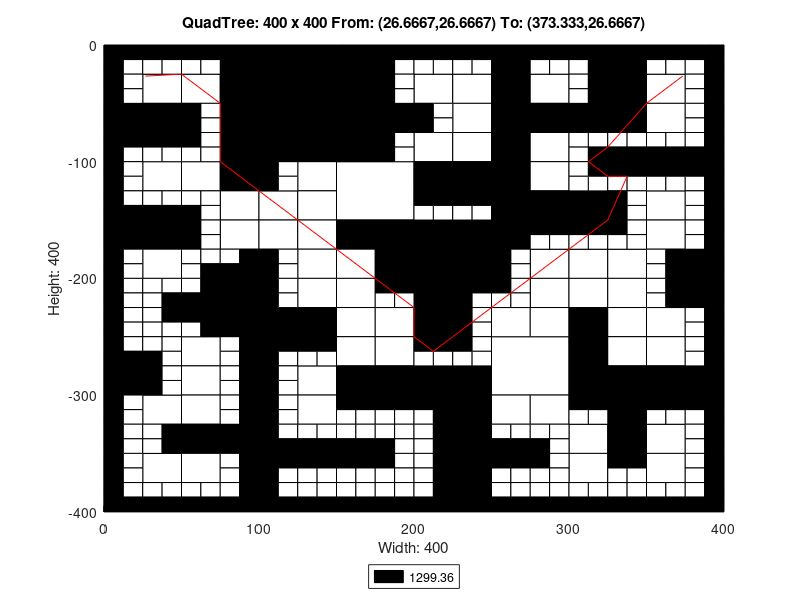

Recreate this plot in MATLAB.
axis([0 400 -400 0]);
title('QuadTree: 400 x 400 From: (26.6667,26.6667) To: (373.333,26.6667)');
xlabel('Width: 400');
ylabel('Height: 400');
rectangle('Position',[100 -50 50 50], 'FaceColor',[0 0 0]);
rectangle('Position',[100 -100 50 50], 'FaceColor',[0 0 0]);
rectangle('Position',[150 -150 50 50], 'FaceColor',[1 1 1]);
rectangle('Position',[200 -200 50 50], 'FaceColor',[0 0 0]);
rectangle('Position',[250 -300 50 50], 'FaceColor',[1 1 1]);
rectangle('Position',[25 -50 25 25], 'FaceColor',[1 1 1]);
rectangle('Position',[75 -25 25 25], 'FaceColor',[0 0 0]);
rectangle('Position',[50 -50 25 25], 'FaceColor',[1 1 1]);
rectangle('Position',[75 -50 25 25], 'FaceColor',[0 0 0]);
rectangle('Position',[0 -75 25 25], 'FaceColor',[0 0 0]);
rectangle('Position',[25 -75 25 25], 'FaceColor',[0 0 0]);
rectangle('Position',[75 -75 25 25], 'FaceColor',[0 0 0]);
rectangle('Position',[75 -100 25 25], 'FaceColor',[0 0 0]);
rectangle('Position',[150 -25 25 25], 'FaceColor',[0 0 0]);
rectangle('Position',[150 -50 25 25], 'FaceColor',[0 0 0]);
rectangle('Position',[150 -75 25 25], 'FaceColor',[0 0 0]);
rectangle('Position',[175 -75 25 25], 'FaceColor',[0 0 0]);
rectangle('Position',[150 -100 25 25], 'FaceColor',[0 0 0]);
rectangle('Position',[25 -125 25 25], 'FaceColor',[1 1 1]);
rectangle('Position',[50 -125 25 25], 'FaceColor',[1 1 1]);
rectangle('Position',[75 -125 25 25], 'FaceColor',[0 0 0]);
rectangle('Position',[75 -150 25 25], 'FaceColor',[1 1 1]);
rectangle('Position',[0 -175 25 25], 'FaceColor',[0 0 0]);
rectangle('Position',[25 -175 25 25], 'FaceColor',[0 0 0]);
rectangle('Position',[25 -200 25 25], 'FaceColor',[1 1 1]);
rectangle('Position',[75 -175 25 25], 'FaceColor',[1 1 1]);
rectangle('Position',[125 -125 25 25], 'FaceColor',[1 1 1]);
rectangle('Position',[100 -150 25 25], 'FaceColor',[1 1 1]);
rectangle('Position',[125 -150 25 25], 'FaceColor',[1 1 1]);
rectangle('Position',[100 -175 25 25], 'FaceColor',[1 1 1]);
rectangle('Position',[125 -175 25 25], 'FaceColor',[1 1 1]);
rectangle('Position',[125 -200 25 25], 'FaceColor',[1 1 1]);
rectangle('Position',[150 -175 25 25], 'FaceColor',[0 0 0]);
rectangle('Position',[175 -175 25 25], 'FaceColor',[0 0 0]);
rectangle('Position',[150 -200 25 25], 'FaceColor',[1 1 1]);
rectangle('Position',[175 -200 25 25], 'FaceColor',[0 0 0]);
rectangle('Position',[200 -50 25 25], 'FaceColor',[1 1 1]);
rectangle('Position',[225 -50 25 25], 'FaceColor',[1 1 1]);
rectangle('Position',[250 -25 25 25], 'FaceColor',[0 0 0]);
rectangle('Position',[250 -50 25 25], 'FaceColor',[0 0 0]);
rectangle('Position',[275 -50 25 25], 'FaceColor',[1 1 1]);
rectangle('Position',[225 -75 25 25], 'FaceColor',[1 1 1]);
rectangle('Position',[200 -100 25 25], 'FaceColor',[1 1 1]);
rectangle('Position',[225 -100 25 25], 'FaceColor',[1 1 1]);
rectangle('Position',[250 -75 25 25], 'FaceColor',[0 0 0]);
rectangle('Position',[275 -75 25 25], 'FaceColor',[0 0 0]);
rectangle('Position',[250 -100 25 25], 'FaceColor',[0 0 0]);
rectangle('Position',[275 -100 25 25], 'FaceColor',[1 1 1]);
rectangle('Position',[325 -25 25 25], 'FaceColor',[0 0 0]);
rectangle('Position',[325 -50 25 25], 'FaceColor',[0 0 0]);
rectangle('Position',[350 -50 25 25], 'FaceColor',[1 1 1]);
rectangle('Position',[300 -75 25 25], 'FaceColor',[0 0 0]);
rectangle('Position',[325 -75 25 25], 'FaceColor',[0 0 0]);
rectangle('Position',[350 -75 25 25], 'FaceColor',[1 1 1]);
rectangle('Position',[200 -125 25 25], 'FaceColor',[0 0 0]);
rectangle('Position',[225 -125 25 25], 'FaceColor',[0 0 0]);
rectangle('Position',[250 -125 25 25], 'FaceColor',[0 0 0]);
rectangle('Position',[275 -125 25 25], 'FaceColor',[1 1 1]);
rectangle('Position',[250 -150 25 25], 'FaceColor',[0 0 0]);
rectangle('Position',[275 -150 25 25], 'FaceColor',[0 0 0]);
rectangle('Position',[250 -175 25 25], 'FaceColor',[0 0 0]);
rectangle('Position',[275 -200 25 25], 'FaceColor',[1 1 1]);
rectangle('Position',[300 -150 25 25], 'FaceColor',[0 0 0]);
rectangle('Position',[350 -150 25 25], 'FaceColor',[1 1 1]);
rectangle('Position',[300 -200 25 25], 'FaceColor',[1 1 1]);
rectangle('Position',[325 -200 25 25], 'FaceColor',[1 1 1]);
rectangle('Position',[350 -175 25 25], 'FaceColor',[1 1 1]);
rectangle('Position',[375 -200 25 25], 'FaceColor',[0 0 0]);
rectangle('Position',[75 -225 25 25], 'FaceColor',[0 0 0]);
rectangle('Position',[75 -250 25 25], 'FaceColor',[0 0 0]);
rectangle('Position',[0 -300 25 25], 'FaceColor',[0 0 0]);
rectangle('Position',[50 -275 25 25], 'FaceColor',[1 1 1]);
rectangle('Position',[50 -300 25 25], 'FaceColor',[1 1 1]);
rectangle('Position',[125 -225 25 25], 'FaceColor',[1 1 1]);
rectangle('Position',[100 -250 25 25], 'FaceColor',[0 0 0]);
rectangle('Position',[125 -250 25 25], 'FaceColor',[0 0 0]);
rectangle('Position',[150 -225 25 25], 'FaceColor',[1 1 1]);
rectangle('Position',[150 -250 25 25], 'FaceColor',[1 1 1]);
rectangle('Position',[175 -250 25 25], 'FaceColor',[1 1 1]);
rectangle('Position',[125 -300 25 25], 'FaceColor',[1 1 1]);
rectangle('Position',[150 -275 25 25], 'FaceColor',[1 1 1]);
rectangle('Position',[175 -275 25 25], 'FaceColor',[1 1 1]);
rectangle('Position',[150 -300 25 25], 'FaceColor',[0 0 0]);
rectangle('Position',[175 -300 25 25], 'FaceColor',[0 0 0]);
rectangle('Position',[25 -325 25 25], 'FaceColor',[1 1 1]);
rectangle('Position',[50 -325 25 25], 'FaceColor',[1 1 1]);
rectangle('Position',[50 -350 25 25], 'FaceColor',[0 0 0]);
rectangle('Position',[75 -350 25 25], 'FaceColor',[0 0 0]);
rectangle('Position',[25 -375 25 25], 'FaceColor',[1 1 1]);
rectangle('Position',[50 -375 25 25], 'FaceColor',[1 1 1]);
rectangle('Position',[125 -325 25 25], 'FaceColor',[1 1 1]);
rectangle('Position',[200 -225 25 25], 'FaceColor',[0 0 0]);
rectangle('Position',[200 -250 25 25], 'FaceColor',[0 0 0]);
rectangle('Position',[275 -225 25 25], 'FaceColor',[1 1 1]);
rectangle('Position',[250 -250 25 25], 'FaceColor',[1 1 1]);
rectangle('Position',[275 -250 25 25], 'FaceColor',[1 1 1]);
rectangle('Position',[200 -300 25 25], 'FaceColor',[0 0 0]);
rectangle('Position',[225 -300 25 25], 'FaceColor',[0 0 0]);
rectangle('Position',[300 -225 25 25], 'FaceColor',[1 1 1]);
rectangle('Position',[325 -225 25 25], 'FaceColor',[1 1 1]);
rectangle('Position',[300 -250 25 25], 'FaceColor',[0 0 0]);
rectangle('Position',[325 -250 25 25], 'FaceColor',[1 1 1]);
rectangle('Position',[375 -225 25 25], 'FaceColor',[0 0 0]);
rectangle('Position',[350 -250 25 25], 'FaceColor',[1 1 1]);
rectangle('Position',[300 -275 25 25], 'FaceColor',[0 0 0]);
rectangle('Position',[325 -275 25 25], 'FaceColor',[1 1 1]);
rectangle('Position',[300 -300 25 25], 'FaceColor',[0 0 0]);
rectangle('Position',[325 -300 25 25], 'FaceColor',[0 0 0]);
rectangle('Position',[350 -275 25 25], 'FaceColor',[1 1 1]);
rectangle('Position',[350 -300 25 25], 'FaceColor',[0 0 0]);
rectangle('Position',[375 -300 25 25], 'FaceColor',[0 0 0]);
rectangle('Position',[225 -325 25 25], 'FaceColor',[0 0 0]);
rectangle('Position',[225 -350 25 25], 'FaceColor',[0 0 0]);
rectangle('Position',[250 -325 25 25], 'FaceColor',[1 1 1]);
rectangle('Position',[275 -325 25 25], 'FaceColor',[1 1 1]);
rectangle('Position',[225 -375 25 25], 'FaceColor',[0 0 0]);
rectangle('Position',[225 -400 25 25], 'FaceColor',[0 0 0]);
rectangle('Position',[325 -325 25 25], 'FaceColor',[0 0 0]);
rectangle('Position',[300 -350 25 25], 'FaceColor',[1 1 1]);
rectangle('Position',[325 -350 25 25], 'FaceColor',[0 0 0]);
rectangle('Position',[350 -350 25 25], 'FaceColor',[1 1 1]);
rectangle('Position',[300 -375 25 25], 'FaceColor',[1 1 1]);
rectangle('Position',[350 -375 25 25], 'FaceColor',[1 1 1]);
rectangle('Position',[0 -12.5 12.5 12.5], 'FaceColor',[0 0 0]);
rectangle('Position',[12.5 -12.5 12.5 12.5], 'FaceColor',[0 0 0]);
rectangle('Position',[0 -25 12.5 12.5], 'FaceColor',[0 0 0]);
rectangle('Position',[12.5 -25 12.5 12.5], 'FaceColor',[1 1 1]);
rectangle('Position',[25 -12.5 12.5 12.5], 'FaceColor',[0 0 0]);
rectangle('Position',[37.5 -12.5 12.5 12.5], 'FaceColor',[0 0 0]);
rectangle('Position',[25 -25 12.5 12.5], 'FaceColor',[1 1 1]);
rectangle('Position',[37.5 -25 12.5 12.5], 'FaceColor',[1 1 1]);
rectangle('Position',[0 -37.5 12.5 12.5], 'FaceColor',[0 0 0]);
rectangle('Position',[12.5 -37.5 12.5 12.5], 'FaceColor',[1 1 1]);
rectangle('Position',[0 -50 12.5 12.5], 'FaceColor',[0 0 0]);
rectangle('Position',[12.5 -50 12.5 12.5], 'FaceColor',[1 1 1]);
rectangle('Position',[50 -12.5 12.5 12.5], 'FaceColor',[0 0 0]);
rectangle('Position',[62.5 -12.5 12.5 12.5], 'FaceColor',[0 0 0]);
rectangle('Position',[50 -25 12.5 12.5], 'FaceColor',[1 1 1]);
rectangle('Position',[62.5 -25 12.5 12.5], 'FaceColor',[1 1 1]);
rectangle('Position',[0 -87.5 12.5 12.5], 'FaceColor',[0 0 0]);
rectangle('Position',[12.5 -87.5 12.5 12.5], 'FaceColor',[0 0 0]);
rectangle('Position',[0 -100 12.5 12.5], 'FaceColor',[0 0 0]);
rectangle('Position',[12.5 -100 12.5 12.5], 'FaceColor',[1 1 1]);
rectangle('Position',[25 -87.5 12.5 12.5], 'FaceColor',[0 0 0]);
rectangle('Position',[37.5 -87.5 12.5 12.5], 'FaceColor',[0 0 0]);
rectangle('Position',[25 -100 12.5 12.5], 'FaceColor',[1 1 1]);
rectangle('Position',[37.5 -100 12.5 12.5], 'FaceColor',[1 1 1]);
rectangle('Position',[50 -62.5 12.5 12.5], 'FaceColor',[0 0 0]);
rectangle('Position',[62.5 -62.5 12.5 12.5], 'FaceColor',[1 1 1]);
rectangle('Position',[50 -75 12.5 12.5], 'FaceColor',[0 0 0]);
rectangle('Position',[62.5 -75 12.5 12.5], 'FaceColor',[1 1 1]);
rectangle('Position',[50 -87.5 12.5 12.5], 'FaceColor',[0 0 0]);
rectangle('Position',[62.5 -87.5 12.5 12.5], 'FaceColor',[1 1 1]);
rectangle('Position',[50 -100 12.5 12.5], 'FaceColor',[1 1 1]);
rectangle('Position',[62.5 -100 12.5 12.5], 'FaceColor',[1 1 1]);
rectangle('Position',[175 -12.5 12.5 12.5], 'FaceColor',[0 0 0]);
rectangle('Position',[187.5 -12.5 12.5 12.5], 'FaceColor',[0 0 0]);
rectangle('Position',[175 -25 12.5 12.5], 'FaceColor',[0 0 0]);
rectangle('Position',[187.5 -25 12.5 12.5], 'FaceColor',[1 1 1]);
rectangle('Position',[175 -37.5 12.5 12.5], 'FaceColor',[0 0 0]);
rectangle('Position',[187.5 -37.5 12.5 12.5], 'FaceColor',[1 1 1]);
rectangle('Position',[175 -50 12.5 12.5], 'FaceColor',[0 0 0]);
rectangle('Position',[187.5 -50 12.5 12.5], 'FaceColor',[1 1 1]);
rectangle('Position',[175 -87.5 12.5 12.5], 'FaceColor',[0 0 0]);
rectangle('Position',[187.5 -87.5 12.5 12.5], 'FaceColor',[1 1 1]);
rectangle('Position',[175 -100 12.5 12.5], 'FaceColor',[0 0 0]);
rectangle('Position',[187.5 -100 12.5 12.5], 'FaceColor',[1 1 1]);
rectangle('Position',[0 -112.5 12.5 12.5], 'FaceColor',[0 0 0]);
rectangle('Position',[12.5 -112.5 12.5 12.5], 'FaceColor',[1 1 1]);
rectangle('Position',[0 -125 12.5 12.5], 'FaceColor',[0 0 0]);
rectangle('Position',[12.5 -125 12.5 12.5], 'FaceColor',[1 1 1]);
rectangle('Position',[0 -137.5 12.5 12.5], 'FaceColor',[0 0 0]);
rectangle('Position',[12.5 -137.5 12.5 12.5], 'FaceColor',[1 1 1]);
rectangle('Position',[0 -150 12.5 12.5], 'FaceColor',[0 0 0]);
rectangle('Position',[12.5 -150 12.5 12.5], 'FaceColor',[0 0 0]);
rectangle('Position',[25 -137.5 12.5 12.5], 'FaceColor',[1 1 1]);
rectangle('Position',[37.5 -137.5 12.5 12.5], 'FaceColor',[1 1 1]);
rectangle('Position',[25 -150 12.5 12.5], 'FaceColor',[0 0 0]);
rectangle('Position',[37.5 -150 12.5 12.5], 'FaceColor',[0 0 0]);
rectangle('Position',[50 -137.5 12.5 12.5], 'FaceColor',[1 1 1]);
rectangle('Position',[62.5 -137.5 12.5 12.5], 'FaceColor',[1 1 1]);
rectangle('Position',[50 -150 12.5 12.5], 'FaceColor',[0 0 0]);
rectangle('Position',[62.5 -150 12.5 12.5], 'FaceColor',[1 1 1]);
rectangle('Position',[0 -187.5 12.5 12.5], 'FaceColor',[0 0 0]);
rectangle('Position',[12.5 -187.5 12.5 12.5], 'FaceColor',[1 1 1]);
rectangle('Position',[0 -200 12.5 12.5], 'FaceColor',[0 0 0]);
rectangle('Position',[12.5 -200 12.5 12.5], 'FaceColor',[1 1 1]);
rectangle('Position',[50 -162.5 12.5 12.5], 'FaceColor',[0 0 0]);
rectangle('Position',[62.5 -162.5 12.5 12.5], 'FaceColor',[1 1 1]);
rectangle('Position',[50 -175 12.5 12.5], 'FaceColor',[0 0 0]);
rectangle('Position',[62.5 -175 12.5 12.5], 'FaceColor',[1 1 1]);
rectangle('Position',[50 -187.5 12.5 12.5], 'FaceColor',[1 1 1]);
rectangle('Position',[62.5 -187.5 12.5 12.5], 'FaceColor',[1 1 1]);
rectangle('Position',[50 -200 12.5 12.5], 'FaceColor',[1 1 1]);
rectangle('Position',[62.5 -200 12.5 12.5], 'FaceColor',[0 0 0]);
rectangle('Position',[75 -187.5 12.5 12.5], 'FaceColor',[1 1 1]);
rectangle('Position',[87.5 -187.5 12.5 12.5], 'FaceColor',[0 0 0]);
rectangle('Position',[75 -200 12.5 12.5], 'FaceColor',[0 0 0]);
rectangle('Position',[87.5 -200 12.5 12.5], 'FaceColor',[0 0 0]);
rectangle('Position',[100 -112.5 12.5 12.5], 'FaceColor',[0 0 0]);
rectangle('Position',[112.5 -112.5 12.5 12.5], 'FaceColor',[1 1 1]);
rectangle('Position',[100 -125 12.5 12.5], 'FaceColor',[0 0 0]);
rectangle('Position',[112.5 -125 12.5 12.5], 'FaceColor',[1 1 1]);
rectangle('Position',[100 -187.5 12.5 12.5], 'FaceColor',[0 0 0]);
rectangle('Position',[112.5 -187.5 12.5 12.5], 'FaceColor',[1 1 1]);
rectangle('Position',[100 -200 12.5 12.5], 'FaceColor',[0 0 0]);
rectangle('Position',[112.5 -200 12.5 12.5], 'FaceColor',[1 1 1]);
rectangle('Position',[200 -12.5 12.5 12.5], 'FaceColor',[0 0 0]);
rectangle('Position',[212.5 -12.5 12.5 12.5], 'FaceColor',[0 0 0]);
rectangle('Position',[200 -25 12.5 12.5], 'FaceColor',[1 1 1]);
rectangle('Position',[212.5 -25 12.5 12.5], 'FaceColor',[1 1 1]);
rectangle('Position',[225 -12.5 12.5 12.5], 'FaceColor',[0 0 0]);
rectangle('Position',[237.5 -12.5 12.5 12.5], 'FaceColor',[0 0 0]);
rectangle('Position',[225 -25 12.5 12.5], 'FaceColor',[1 1 1]);
rectangle('Position',[237.5 -25 12.5 12.5], 'FaceColor',[1 1 1]);
rectangle('Position',[275 -12.5 12.5 12.5], 'FaceColor',[0 0 0]);
rectangle('Position',[287.5 -12.5 12.5 12.5], 'FaceColor',[0 0 0]);
rectangle('Position',[275 -25 12.5 12.5], 'FaceColor',[1 1 1]);
rectangle('Position',[287.5 -25 12.5 12.5], 'FaceColor',[1 1 1]);
rectangle('Position',[200 -62.5 12.5 12.5], 'FaceColor',[0 0 0]);
rectangle('Position',[212.5 -62.5 12.5 12.5], 'FaceColor',[1 1 1]);
rectangle('Position',[200 -75 12.5 12.5], 'FaceColor',[0 0 0]);
rectangle('Position',[212.5 -75 12.5 12.5], 'FaceColor',[1 1 1]);
rectangle('Position',[300 -12.5 12.5 12.5], 'FaceColor',[0 0 0]);
rectangle('Position',[312.5 -12.5 12.5 12.5], 'FaceColor',[0 0 0]);
rectangle('Position',[300 -25 12.5 12.5], 'FaceColor',[1 1 1]);
rectangle('Position',[312.5 -25 12.5 12.5], 'FaceColor',[0 0 0]);
rectangle('Position',[300 -37.5 12.5 12.5], 'FaceColor',[1 1 1]);
rectangle('Position',[312.5 -37.5 12.5 12.5], 'FaceColor',[0 0 0]);
rectangle('Position',[300 -50 12.5 12.5], 'FaceColor',[1 1 1]);
rectangle('Position',[312.5 -50 12.5 12.5], 'FaceColor',[0 0 0]);
rectangle('Position',[350 -12.5 12.5 12.5], 'FaceColor',[0 0 0]);
rectangle('Position',[362.5 -12.5 12.5 12.5], 'FaceColor',[0 0 0]);
rectangle('Position',[350 -25 12.5 12.5], 'FaceColor',[1 1 1]);
rectangle('Position',[362.5 -25 12.5 12.5], 'FaceColor',[1 1 1]);
rectangle('Position',[375 -12.5 12.5 12.5], 'FaceColor',[0 0 0]);
rectangle('Position',[387.5 -12.5 12.5 12.5], 'FaceColor',[0 0 0]);
rectangle('Position',[375 -25 12.5 12.5], 'FaceColor',[1 1 1]);
rectangle('Position',[387.5 -25 12.5 12.5], 'FaceColor',[0 0 0]);
rectangle('Position',[375 -37.5 12.5 12.5], 'FaceColor',[1 1 1]);
rectangle('Position',[387.5 -37.5 12.5 12.5], 'FaceColor',[0 0 0]);
rectangle('Position',[375 -50 12.5 12.5], 'FaceColor',[1 1 1]);
rectangle('Position',[387.5 -50 12.5 12.5], 'FaceColor',[0 0 0]);
rectangle('Position',[300 -87.5 12.5 12.5], 'FaceColor',[1 1 1]);
rectangle('Position',[312.5 -87.5 12.5 12.5], 'FaceColor',[1 1 1]);
rectangle('Position',[300 -100 12.5 12.5], 'FaceColor',[1 1 1]);
rectangle('Position',[312.5 -100 12.5 12.5], 'FaceColor',[0 0 0]);
rectangle('Position',[325 -87.5 12.5 12.5], 'FaceColor',[1 1 1]);
rectangle('Position',[337.5 -87.5 12.5 12.5], 'FaceColor',[1 1 1]);
rectangle('Position',[325 -100 12.5 12.5], 'FaceColor',[0 0 0]);
rectangle('Position',[337.5 -100 12.5 12.5], 'FaceColor',[0 0 0]);
rectangle('Position',[375 -62.5 12.5 12.5], 'FaceColor',[1 1 1]);
rectangle('Position',[387.5 -62.5 12.5 12.5], 'FaceColor',[0 0 0]);
rectangle('Position',[375 -75 12.5 12.5], 'FaceColor',[1 1 1]);
rectangle('Position',[387.5 -75 12.5 12.5], 'FaceColor',[0 0 0]);
rectangle('Position',[350 -87.5 12.5 12.5], 'FaceColor',[1 1 1]);
rectangle('Position',[362.5 -87.5 12.5 12.5], 'FaceColor',[1 1 1]);
rectangle('Position',[350 -100 12.5 12.5], 'FaceColor',[0 0 0]);
rectangle('Position',[362.5 -100 12.5 12.5], 'FaceColor',[0 0 0]);
rectangle('Position',[375 -87.5 12.5 12.5], 'FaceColor',[1 1 1]);
rectangle('Position',[387.5 -87.5 12.5 12.5], 'FaceColor',[0 0 0]);
rectangle('Position',[375 -100 12.5 12.5], 'FaceColor',[0 0 0]);
rectangle('Position',[387.5 -100 12.5 12.5], 'FaceColor',[0 0 0]);
rectangle('Position',[200 -137.5 12.5 12.5], 'FaceColor',[0 0 0]);
rectangle('Position',[212.5 -137.5 12.5 12.5], 'FaceColor',[0 0 0]);
rectangle('Position',[200 -150 12.5 12.5], 'FaceColor',[1 1 1]);
rectangle('Position',[212.5 -150 12.5 12.5], 'FaceColor',[1 1 1]);
rectangle('Position',[225 -137.5 12.5 12.5], 'FaceColor',[0 0 0]);
rectangle('Position',[237.5 -137.5 12.5 12.5], 'FaceColor',[0 0 0]);
rectangle('Position',[225 -150 12.5 12.5], 'FaceColor',[1 1 1]);
rectangle('Position',[237.5 -150 12.5 12.5], 'FaceColor',[1 1 1]);
rectangle('Position',[275 -162.5 12.5 12.5], 'FaceColor',[0 0 0]);
rectangle('Position',[287.5 -162.5 12.5 12.5], 'FaceColor',[0 0 0]);
rectangle('Position',[275 -175 12.5 12.5], 'FaceColor',[1 1 1]);
rectangle('Position',[287.5 -175 12.5 12.5], 'FaceColor',[1 1 1]);
rectangle('Position',[250 -187.5 12.5 12.5], 'FaceColor',[0 0 0]);
rectangle('Position',[262.5 -187.5 12.5 12.5], 'FaceColor',[1 1 1]);
rectangle('Position',[250 -200 12.5 12.5], 'FaceColor',[0 0 0]);
rectangle('Position',[262.5 -200 12.5 12.5], 'FaceColor',[1 1 1]);
rectangle('Position',[300 -112.5 12.5 12.5], 'FaceColor',[1 1 1]);
rectangle('Position',[312.5 -112.5 12.5 12.5], 'FaceColor',[0 0 0]);
rectangle('Position',[300 -125 12.5 12.5], 'FaceColor',[1 1 1]);
rectangle('Position',[312.5 -125 12.5 12.5], 'FaceColor',[1 1 1]);
rectangle('Position',[325 -112.5 12.5 12.5], 'FaceColor',[0 0 0]);
rectangle('Position',[337.5 -112.5 12.5 12.5], 'FaceColor',[0 0 0]);
rectangle('Position',[325 -125 12.5 12.5], 'FaceColor',[1 1 1]);
rectangle('Position',[337.5 -125 12.5 12.5], 'FaceColor',[1 1 1]);
rectangle('Position',[325 -137.5 12.5 12.5], 'FaceColor',[0 0 0]);
rectangle('Position',[337.5 -137.5 12.5 12.5], 'FaceColor',[1 1 1]);
rectangle('Position',[325 -150 12.5 12.5], 'FaceColor',[0 0 0]);
rectangle('Position',[337.5 -150 12.5 12.5], 'FaceColor',[1 1 1]);
rectangle('Position',[350 -112.5 12.5 12.5], 'FaceColor',[0 0 0]);
rectangle('Position',[362.5 -112.5 12.5 12.5], 'FaceColor',[0 0 0]);
rectangle('Position',[350 -125 12.5 12.5], 'FaceColor',[1 1 1]);
rectangle('Position',[362.5 -125 12.5 12.5], 'FaceColor',[1 1 1]);
rectangle('Position',[375 -112.5 12.5 12.5], 'FaceColor',[0 0 0]);
rectangle('Position',[387.5 -112.5 12.5 12.5], 'FaceColor',[0 0 0]);
rectangle('Position',[375 -125 12.5 12.5], 'FaceColor',[1 1 1]);
rectangle('Position',[387.5 -125 12.5 12.5], 'FaceColor',[0 0 0]);
rectangle('Position',[375 -137.5 12.5 12.5], 'FaceColor',[1 1 1]);
rectangle('Position',[387.5 -137.5 12.5 12.5], 'FaceColor',[0 0 0]);
rectangle('Position',[375 -150 12.5 12.5], 'FaceColor',[1 1 1]);
rectangle('Position',[387.5 -150 12.5 12.5], 'FaceColor',[0 0 0]);
rectangle('Position',[300 -162.5 12.5 12.5], 'FaceColor',[0 0 0]);
rectangle('Position',[312.5 -162.5 12.5 12.5], 'FaceColor',[0 0 0]);
rectangle('Position',[300 -175 12.5 12.5], 'FaceColor',[1 1 1]);
rectangle('Position',[312.5 -175 12.5 12.5], 'FaceColor',[1 1 1]);
rectangle('Position',[325 -162.5 12.5 12.5], 'FaceColor',[0 0 0]);
rectangle('Position',[337.5 -162.5 12.5 12.5], 'FaceColor',[1 1 1]);
rectangle('Position',[325 -175 12.5 12.5], 'FaceColor',[1 1 1]);
rectangle('Position',[337.5 -175 12.5 12.5], 'FaceColor',[1 1 1]);
rectangle('Position',[375 -162.5 12.5 12.5], 'FaceColor',[1 1 1]);
rectangle('Position',[387.5 -162.5 12.5 12.5], 'FaceColor',[0 0 0]);
rectangle('Position',[375 -175 12.5 12.5], 'FaceColor',[1 1 1]);
rectangle('Position',[387.5 -175 12.5 12.5], 'FaceColor',[0 0 0]);
rectangle('Position',[350 -187.5 12.5 12.5], 'FaceColor',[1 1 1]);
rectangle('Position',[362.5 -187.5 12.5 12.5], 'FaceColor',[0 0 0]);
rectangle('Position',[350 -200 12.5 12.5], 'FaceColor',[1 1 1]);
rectangle('Position',[362.5 -200 12.5 12.5], 'FaceColor',[0 0 0]);
rectangle('Position',[0 -212.5 12.5 12.5], 'FaceColor',[0 0 0]);
rectangle('Position',[12.5 -212.5 12.5 12.5], 'FaceColor',[1 1 1]);
rectangle('Position',[0 -225 12.5 12.5], 'FaceColor',[0 0 0]);
rectangle('Position',[12.5 -225 12.5 12.5], 'FaceColor',[1 1 1]);
rectangle('Position',[25 -212.5 12.5 12.5], 'FaceColor',[1 1 1]);
rectangle('Position',[37.5 -212.5 12.5 12.5], 'FaceColor',[1 1 1]);
rectangle('Position',[25 -225 12.5 12.5], 'FaceColor',[1 1 1]);
rectangle('Position',[37.5 -225 12.5 12.5], 'FaceColor',[0 0 0]);
rectangle('Position',[0 -237.5 12.5 12.5], 'FaceColor',[0 0 0]);
rectangle('Position',[12.5 -237.5 12.5 12.5], 'FaceColor',[1 1 1]);
rectangle('Position',[0 -250 12.5 12.5], 'FaceColor',[0 0 0]);
rectangle('Position',[12.5 -250 12.5 12.5], 'FaceColor',[1 1 1]);
rectangle('Position',[25 -237.5 12.5 12.5], 'FaceColor',[1 1 1]);
rectangle('Position',[37.5 -237.5 12.5 12.5], 'FaceColor',[0 0 0]);
rectangle('Position',[25 -250 12.5 12.5], 'FaceColor',[1 1 1]);
rectangle('Position',[37.5 -250 12.5 12.5], 'FaceColor',[1 1 1]);
rectangle('Position',[50 -212.5 12.5 12.5], 'FaceColor',[1 1 1]);
rectangle('Position',[62.5 -212.5 12.5 12.5], 'FaceColor',[0 0 0]);
rectangle('Position',[50 -225 12.5 12.5], 'FaceColor',[0 0 0]);
rectangle('Position',[62.5 -225 12.5 12.5], 'FaceColor',[0 0 0]);
rectangle('Position',[50 -237.5 12.5 12.5], 'FaceColor',[0 0 0]);
rectangle('Position',[62.5 -237.5 12.5 12.5], 'FaceColor',[0 0 0]);
rectangle('Position',[50 -250 12.5 12.5], 'FaceColor',[1 1 1]);
rectangle('Position',[62.5 -250 12.5 12.5], 'FaceColor',[0 0 0]);
rectangle('Position',[0 -262.5 12.5 12.5], 'FaceColor',[0 0 0]);
rectangle('Position',[12.5 -262.5 12.5 12.5], 'FaceColor',[1 1 1]);
rectangle('Position',[0 -275 12.5 12.5], 'FaceColor',[0 0 0]);
rectangle('Position',[12.5 -275 12.5 12.5], 'FaceColor',[0 0 0]);
rectangle('Position',[25 -262.5 12.5 12.5], 'FaceColor',[1 1 1]);
rectangle('Position',[37.5 -262.5 12.5 12.5], 'FaceColor',[1 1 1]);
rectangle('Position',[25 -275 12.5 12.5], 'FaceColor',[0 0 0]);
rectangle('Position',[37.5 -275 12.5 12.5], 'FaceColor',[1 1 1]);
rectangle('Position',[25 -287.5 12.5 12.5], 'FaceColor',[0 0 0]);
rectangle('Position',[37.5 -287.5 12.5 12.5], 'FaceColor',[1 1 1]);
rectangle('Position',[25 -300 12.5 12.5], 'FaceColor',[0 0 0]);
rectangle('Position',[37.5 -300 12.5 12.5], 'FaceColor',[1 1 1]);
rectangle('Position',[75 -262.5 12.5 12.5], 'FaceColor',[1 1 1]);
rectangle('Position',[87.5 -262.5 12.5 12.5], 'FaceColor',[0 0 0]);
rectangle('Position',[75 -275 12.5 12.5], 'FaceColor',[1 1 1]);
rectangle('Position',[87.5 -275 12.5 12.5], 'FaceColor',[0 0 0]);
rectangle('Position',[75 -287.5 12.5 12.5], 'FaceColor',[1 1 1]);
rectangle('Position',[87.5 -287.5 12.5 12.5], 'FaceColor',[0 0 0]);
rectangle('Position',[75 -300 12.5 12.5], 'FaceColor',[1 1 1]);
rectangle('Position',[87.5 -300 12.5 12.5], 'FaceColor',[0 0 0]);
rectangle('Position',[100 -212.5 12.5 12.5], 'FaceColor',[0 0 0]);
rectangle('Position',[112.5 -212.5 12.5 12.5], 'FaceColor',[1 1 1]);
rectangle('Position',[100 -225 12.5 12.5], 'FaceColor',[0 0 0]);
rectangle('Position',[112.5 -225 12.5 12.5], 'FaceColor',[1 1 1]);
rectangle('Position',[175 -212.5 12.5 12.5], 'FaceColor',[0 0 0]);
rectangle('Position',[187.5 -212.5 12.5 12.5], 'FaceColor',[0 0 0]);
rectangle('Position',[175 -225 12.5 12.5], 'FaceColor',[1 1 1]);
rectangle('Position',[187.5 -225 12.5 12.5], 'FaceColor',[1 1 1]);
rectangle('Position',[100 -262.5 12.5 12.5], 'FaceColor',[0 0 0]);
rectangle('Position',[112.5 -262.5 12.5 12.5], 'FaceColor',[0 0 0]);
rectangle('Position',[100 -275 12.5 12.5], 'FaceColor',[0 0 0]);
rectangle('Position',[112.5 -275 12.5 12.5], 'FaceColor',[1 1 1]);
rectangle('Position',[125 -262.5 12.5 12.5], 'FaceColor',[0 0 0]);
rectangle('Position',[137.5 -262.5 12.5 12.5], 'FaceColor',[0 0 0]);
rectangle('Position',[125 -275 12.5 12.5], 'FaceColor',[1 1 1]);
rectangle('Position',[137.5 -275 12.5 12.5], 'FaceColor',[1 1 1]);
rectangle('Position',[100 -287.5 12.5 12.5], 'FaceColor',[0 0 0]);
rectangle('Position',[112.5 -287.5 12.5 12.5], 'FaceColor',[1 1 1]);
rectangle('Position',[100 -300 12.5 12.5], 'FaceColor',[0 0 0]);
rectangle('Position',[112.5 -300 12.5 12.5], 'FaceColor',[1 1 1]);
rectangle('Position',[0 -312.5 12.5 12.5], 'FaceColor',[0 0 0]);
rectangle('Position',[12.5 -312.5 12.5 12.5], 'FaceColor',[1 1 1]);
rectangle('Position',[0 -325 12.5 12.5], 'FaceColor',[0 0 0]);
rectangle('Position',[12.5 -325 12.5 12.5], 'FaceColor',[1 1 1]);
rectangle('Position',[0 -337.5 12.5 12.5], 'FaceColor',[0 0 0]);
rectangle('Position',[12.5 -337.5 12.5 12.5], 'FaceColor',[1 1 1]);
rectangle('Position',[0 -350 12.5 12.5], 'FaceColor',[0 0 0]);
rectangle('Position',[12.5 -350 12.5 12.5], 'FaceColor',[1 1 1]);
rectangle('Position',[25 -337.5 12.5 12.5], 'FaceColor',[1 1 1]);
rectangle('Position',[37.5 -337.5 12.5 12.5], 'FaceColor',[0 0 0]);
rectangle('Position',[25 -350 12.5 12.5], 'FaceColor',[1 1 1]);
rectangle('Position',[37.5 -350 12.5 12.5], 'FaceColor',[0 0 0]);
rectangle('Position',[75 -312.5 12.5 12.5], 'FaceColor',[1 1 1]);
rectangle('Position',[87.5 -312.5 12.5 12.5], 'FaceColor',[0 0 0]);
rectangle('Position',[75 -325 12.5 12.5], 'FaceColor',[1 1 1]);
rectangle('Position',[87.5 -325 12.5 12.5], 'FaceColor',[0 0 0]);
rectangle('Position',[0 -362.5 12.5 12.5], 'FaceColor',[0 0 0]);
rectangle('Position',[12.5 -362.5 12.5 12.5], 'FaceColor',[1 1 1]);
rectangle('Position',[0 -375 12.5 12.5], 'FaceColor',[0 0 0]);
rectangle('Position',[12.5 -375 12.5 12.5], 'FaceColor',[1 1 1]);
rectangle('Position',[0 -387.5 12.5 12.5], 'FaceColor',[0 0 0]);
rectangle('Position',[12.5 -387.5 12.5 12.5], 'FaceColor',[1 1 1]);
rectangle('Position',[0 -400 12.5 12.5], 'FaceColor',[0 0 0]);
rectangle('Position',[12.5 -400 12.5 12.5], 'FaceColor',[0 0 0]);
rectangle('Position',[25 -387.5 12.5 12.5], 'FaceColor',[1 1 1]);
rectangle('Position',[37.5 -387.5 12.5 12.5], 'FaceColor',[1 1 1]);
rectangle('Position',[25 -400 12.5 12.5], 'FaceColor',[0 0 0]);
rectangle('Position',[37.5 -400 12.5 12.5], 'FaceColor',[0 0 0]);
rectangle('Position',[75 -362.5 12.5 12.5], 'FaceColor',[1 1 1]);
rectangle('Position',[87.5 -362.5 12.5 12.5], 'FaceColor',[0 0 0]);
rectangle('Position',[75 -375 12.5 12.5], 'FaceColor',[1 1 1]);
rectangle('Position',[87.5 -375 12.5 12.5], 'FaceColor',[0 0 0]);
rectangle('Position',[50 -387.5 12.5 12.5], 'FaceColor',[1 1 1]);
rectangle('Position',[62.5 -387.5 12.5 12.5], 'FaceColor',[1 1 1]);
rectangle('Position',[50 -400 12.5 12.5], 'FaceColor',[0 0 0]);
rectangle('Position',[62.5 -400 12.5 12.5], 'FaceColor',[0 0 0]);
rectangle('Position',[75 -387.5 12.5 12.5], 'FaceColor',[1 1 1]);
rectangle('Position',[87.5 -387.5 12.5 12.5], 'FaceColor',[0 0 0]);
rectangle('Position',[75 -400 12.5 12.5], 'FaceColor',[0 0 0]);
rectangle('Position',[87.5 -400 12.5 12.5], 'FaceColor',[0 0 0]);
rectangle('Position',[100 -312.5 12.5 12.5], 'FaceColor',[0 0 0]);
rectangle('Position',[112.5 -312.5 12.5 12.5], 'FaceColor',[1 1 1]);
rectangle('Position',[100 -325 12.5 12.5], 'FaceColor',[0 0 0]);
rectangle('Position',[112.5 -325 12.5 12.5], 'FaceColor',[1 1 1]);
rectangle('Position',[100 -337.5 12.5 12.5], 'FaceColor',[0 0 0]);
rectangle('Position',[112.5 -337.5 12.5 12.5], 'FaceColor',[1 1 1]);
rectangle('Position',[100 -350 12.5 12.5], 'FaceColor',[0 0 0]);
rectangle('Position',[112.5 -350 12.5 12.5], 'FaceColor',[0 0 0]);
rectangle('Position',[125 -337.5 12.5 12.5], 'FaceColor',[1 1 1]);
rectangle('Position',[137.5 -337.5 12.5 12.5], 'FaceColor',[1 1 1]);
rectangle('Position',[125 -350 12.5 12.5], 'FaceColor',[0 0 0]);
rectangle('Position',[137.5 -350 12.5 12.5], 'FaceColor',[0 0 0]);
rectangle('Position',[150 -312.5 12.5 12.5], 'FaceColor',[0 0 0]);
rectangle('Position',[162.5 -312.5 12.5 12.5], 'FaceColor',[0 0 0]);
rectangle('Position',[150 -325 12.5 12.5], 'FaceColor',[1 1 1]);
rectangle('Position',[162.5 -325 12.5 12.5], 'FaceColor',[1 1 1]);
rectangle('Position',[175 -312.5 12.5 12.5], 'FaceColor',[0 0 0]);
rectangle('Position',[187.5 -312.5 12.5 12.5], 'FaceColor',[0 0 0]);
rectangle('Position',[175 -325 12.5 12.5], 'FaceColor',[1 1 1]);
rectangle('Position',[187.5 -325 12.5 12.5], 'FaceColor',[1 1 1]);
rectangle('Position',[150 -337.5 12.5 12.5], 'FaceColor',[1 1 1]);
rectangle('Position',[162.5 -337.5 12.5 12.5], 'FaceColor',[1 1 1]);
rectangle('Position',[150 -350 12.5 12.5], 'FaceColor',[0 0 0]);
rectangle('Position',[162.5 -350 12.5 12.5], 'FaceColor',[0 0 0]);
rectangle('Position',[175 -337.5 12.5 12.5], 'FaceColor',[1 1 1]);
rectangle('Position',[187.5 -337.5 12.5 12.5], 'FaceColor',[1 1 1]);
rectangle('Position',[175 -350 12.5 12.5], 'FaceColor',[0 0 0]);
rectangle('Position',[187.5 -350 12.5 12.5], 'FaceColor',[1 1 1]);
rectangle('Position',[100 -362.5 12.5 12.5], 'FaceColor',[0 0 0]);
rectangle('Position',[112.5 -362.5 12.5 12.5], 'FaceColor',[0 0 0]);
rectangle('Position',[100 -375 12.5 12.5], 'FaceColor',[0 0 0]);
rectangle('Position',[112.5 -375 12.5 12.5], 'FaceColor',[1 1 1]);
rectangle('Position',[125 -362.5 12.5 12.5], 'FaceColor',[0 0 0]);
rectangle('Position',[137.5 -362.5 12.5 12.5], 'FaceColor',[0 0 0]);
rectangle('Position',[125 -375 12.5 12.5], 'FaceColor',[1 1 1]);
rectangle('Position',[137.5 -375 12.5 12.5], 'FaceColor',[1 1 1]);
rectangle('Position',[100 -387.5 12.5 12.5], 'FaceColor',[0 0 0]);
rectangle('Position',[112.5 -387.5 12.5 12.5], 'FaceColor',[1 1 1]);
rectangle('Position',[100 -400 12.5 12.5], 'FaceColor',[0 0 0]);
rectangle('Position',[112.5 -400 12.5 12.5], 'FaceColor',[0 0 0]);
rectangle('Position',[125 -387.5 12.5 12.5], 'FaceColor',[1 1 1]);
rectangle('Position',[137.5 -387.5 12.5 12.5], 'FaceColor',[1 1 1]);
rectangle('Position',[125 -400 12.5 12.5], 'FaceColor',[0 0 0]);
rectangle('Position',[137.5 -400 12.5 12.5], 'FaceColor',[0 0 0]);
rectangle('Position',[150 -362.5 12.5 12.5], 'FaceColor',[0 0 0]);
rectangle('Position',[162.5 -362.5 12.5 12.5], 'FaceColor',[0 0 0]);
rectangle('Position',[150 -375 12.5 12.5], 'FaceColor',[1 1 1]);
rectangle('Position',[162.5 -375 12.5 12.5], 'FaceColor',[1 1 1]);
rectangle('Position',[175 -362.5 12.5 12.5], 'FaceColor',[0 0 0]);
rectangle('Position',[187.5 -362.5 12.5 12.5], 'FaceColor',[1 1 1]);
rectangle('Position',[175 -375 12.5 12.5], 'FaceColor',[1 1 1]);
rectangle('Position',[187.5 -375 12.5 12.5], 'FaceColor',[1 1 1]);
rectangle('Position',[150 -387.5 12.5 12.5], 'FaceColor',[1 1 1]);
rectangle('Position',[162.5 -387.5 12.5 12.5], 'FaceColor',[1 1 1]);
rectangle('Position',[150 -400 12.5 12.5], 'FaceColor',[0 0 0]);
rectangle('Position',[162.5 -400 12.5 12.5], 'FaceColor',[0 0 0]);
rectangle('Position',[175 -387.5 12.5 12.5], 'FaceColor',[1 1 1]);
rectangle('Position',[187.5 -387.5 12.5 12.5], 'FaceColor',[1 1 1]);
rectangle('Position',[175 -400 12.5 12.5], 'FaceColor',[0 0 0]);
rectangle('Position',[187.5 -400 12.5 12.5], 'FaceColor',[0 0 0]);
rectangle('Position',[225 -212.5 12.5 12.5], 'FaceColor',[0 0 0]);
rectangle('Position',[237.5 -212.5 12.5 12.5], 'FaceColor',[0 0 0]);
rectangle('Position',[225 -225 12.5 12.5], 'FaceColor',[0 0 0]);
rectangle('Position',[237.5 -225 12.5 12.5], 'FaceColor',[1 1 1]);
rectangle('Position',[225 -237.5 12.5 12.5], 'FaceColor',[0 0 0]);
rectangle('Position',[237.5 -237.5 12.5 12.5], 'FaceColor',[1 1 1]);
rectangle('Position',[225 -250 12.5 12.5], 'FaceColor',[0 0 0]);
rectangle('Position',[237.5 -250 12.5 12.5], 'FaceColor',[1 1 1]);
rectangle('Position',[250 -212.5 12.5 12.5], 'FaceColor',[0 0 0]);
rectangle('Position',[262.5 -212.5 12.5 12.5], 'FaceColor',[1 1 1]);
rectangle('Position',[250 -225 12.5 12.5], 'FaceColor',[1 1 1]);
rectangle('Position',[262.5 -225 12.5 12.5], 'FaceColor',[1 1 1]);
rectangle('Position',[200 -262.5 12.5 12.5], 'FaceColor',[0 0 0]);
rectangle('Position',[212.5 -262.5 12.5 12.5], 'FaceColor',[0 0 0]);
rectangle('Position',[200 -275 12.5 12.5], 'FaceColor',[1 1 1]);
rectangle('Position',[212.5 -275 12.5 12.5], 'FaceColor',[1 1 1]);
rectangle('Position',[225 -262.5 12.5 12.5], 'FaceColor',[0 0 0]);
rectangle('Position',[237.5 -262.5 12.5 12.5], 'FaceColor',[1 1 1]);
rectangle('Position',[225 -275 12.5 12.5], 'FaceColor',[1 1 1]);
rectangle('Position',[237.5 -275 12.5 12.5], 'FaceColor',[1 1 1]);
rectangle('Position',[350 -212.5 12.5 12.5], 'FaceColor',[1 1 1]);
rectangle('Position',[362.5 -212.5 12.5 12.5], 'FaceColor',[0 0 0]);
rectangle('Position',[350 -225 12.5 12.5], 'FaceColor',[1 1 1]);
rectangle('Position',[362.5 -225 12.5 12.5], 'FaceColor',[0 0 0]);
rectangle('Position',[375 -237.5 12.5 12.5], 'FaceColor',[1 1 1]);
rectangle('Position',[387.5 -237.5 12.5 12.5], 'FaceColor',[0 0 0]);
rectangle('Position',[375 -250 12.5 12.5], 'FaceColor',[1 1 1]);
rectangle('Position',[387.5 -250 12.5 12.5], 'FaceColor',[0 0 0]);
rectangle('Position',[375 -262.5 12.5 12.5], 'FaceColor',[1 1 1]);
rectangle('Position',[387.5 -262.5 12.5 12.5], 'FaceColor',[0 0 0]);
rectangle('Position',[375 -275 12.5 12.5], 'FaceColor',[1 1 1]);
rectangle('Position',[387.5 -275 12.5 12.5], 'FaceColor',[0 0 0]);
rectangle('Position',[200 -312.5 12.5 12.5], 'FaceColor',[0 0 0]);
rectangle('Position',[212.5 -312.5 12.5 12.5], 'FaceColor',[0 0 0]);
rectangle('Position',[200 -325 12.5 12.5], 'FaceColor',[1 1 1]);
rectangle('Position',[212.5 -325 12.5 12.5], 'FaceColor',[0 0 0]);
rectangle('Position',[200 -337.5 12.5 12.5], 'FaceColor',[1 1 1]);
rectangle('Position',[212.5 -337.5 12.5 12.5], 'FaceColor',[0 0 0]);
rectangle('Position',[200 -350 12.5 12.5], 'FaceColor',[1 1 1]);
rectangle('Position',[212.5 -350 12.5 12.5], 'FaceColor',[0 0 0]);
rectangle('Position',[250 -337.5 12.5 12.5], 'FaceColor',[1 1 1]);
rectangle('Position',[262.5 -337.5 12.5 12.5], 'FaceColor',[1 1 1]);
rectangle('Position',[250 -350 12.5 12.5], 'FaceColor',[0 0 0]);
rectangle('Position',[262.5 -350 12.5 12.5], 'FaceColor',[0 0 0]);
rectangle('Position',[275 -337.5 12.5 12.5], 'FaceColor',[1 1 1]);
rectangle('Position',[287.5 -337.5 12.5 12.5], 'FaceColor',[1 1 1]);
rectangle('Position',[275 -350 12.5 12.5], 'FaceColor',[0 0 0]);
rectangle('Position',[287.5 -350 12.5 12.5], 'FaceColor',[1 1 1]);
rectangle('Position',[200 -362.5 12.5 12.5], 'FaceColor',[1 1 1]);
rectangle('Position',[212.5 -362.5 12.5 12.5], 'FaceColor',[0 0 0]);
rectangle('Position',[200 -375 12.5 12.5], 'FaceColor',[1 1 1]);
rectangle('Position',[212.5 -375 12.5 12.5], 'FaceColor',[0 0 0]);
rectangle('Position',[200 -387.5 12.5 12.5], 'FaceColor',[1 1 1]);
rectangle('Position',[212.5 -387.5 12.5 12.5], 'FaceColor',[0 0 0]);
rectangle('Position',[200 -400 12.5 12.5], 'FaceColor',[0 0 0]);
rectangle('Position',[212.5 -400 12.5 12.5], 'FaceColor',[0 0 0]);
rectangle('Position',[250 -362.5 12.5 12.5], 'FaceColor',[0 0 0]);
rectangle('Position',[262.5 -362.5 12.5 12.5], 'FaceColor',[0 0 0]);
rectangle('Position',[250 -375 12.5 12.5], 'FaceColor',[1 1 1]);
rectangle('Position',[262.5 -375 12.5 12.5], 'FaceColor',[1 1 1]);
rectangle('Position',[275 -362.5 12.5 12.5], 'FaceColor',[0 0 0]);
rectangle('Position',[287.5 -362.5 12.5 12.5], 'FaceColor',[1 1 1]);
rectangle('Position',[275 -375 12.5 12.5], 'FaceColor',[1 1 1]);
rectangle('Position',[287.5 -375 12.5 12.5], 'FaceColor',[1 1 1]);
rectangle('Position',[250 -387.5 12.5 12.5], 'FaceColor',[1 1 1]);
rectangle('Position',[262.5 -387.5 12.5 12.5], 'FaceColor',[1 1 1]);
rectangle('Position',[250 -400 12.5 12.5], 'FaceColor',[0 0 0]);
rectangle('Position',[262.5 -400 12.5 12.5], 'FaceColor',[0 0 0]);
rectangle('Position',[275 -387.5 12.5 12.5], 'FaceColor',[1 1 1]);
rectangle('Position',[287.5 -387.5 12.5 12.5], 'FaceColor',[1 1 1]);
rectangle('Position',[275 -400 12.5 12.5], 'FaceColor',[0 0 0]);
rectangle('Position',[287.5 -400 12.5 12.5], 'FaceColor',[0 0 0]);
rectangle('Position',[300 -312.5 12.5 12.5], 'FaceColor',[0 0 0]);
rectangle('Position',[312.5 -312.5 12.5 12.5], 'FaceColor',[0 0 0]);
rectangle('Position',[300 -325 12.5 12.5], 'FaceColor',[1 1 1]);
rectangle('Position',[312.5 -325 12.5 12.5], 'FaceColor',[1 1 1]);
rectangle('Position',[350 -312.5 12.5 12.5], 'FaceColor',[0 0 0]);
rectangle('Position',[362.5 -312.5 12.5 12.5], 'FaceColor',[0 0 0]);
rectangle('Position',[350 -325 12.5 12.5], 'FaceColor',[1 1 1]);
rectangle('Position',[362.5 -325 12.5 12.5], 'FaceColor',[1 1 1]);
rectangle('Position',[375 -312.5 12.5 12.5], 'FaceColor',[0 0 0]);
rectangle('Position',[387.5 -312.5 12.5 12.5], 'FaceColor',[0 0 0]);
rectangle('Position',[375 -325 12.5 12.5], 'FaceColor',[1 1 1]);
rectangle('Position',[387.5 -325 12.5 12.5], 'FaceColor',[0 0 0]);
rectangle('Position',[375 -337.5 12.5 12.5], 'FaceColor',[1 1 1]);
rectangle('Position',[387.5 -337.5 12.5 12.5], 'FaceColor',[0 0 0]);
rectangle('Position',[375 -350 12.5 12.5], 'FaceColor',[1 1 1]);
rectangle('Position',[387.5 -350 12.5 12.5], 'FaceColor',[0 0 0]);
rectangle('Position',[325 -362.5 12.5 12.5], 'FaceColor',[0 0 0]);
rectangle('Position',[337.5 -362.5 12.5 12.5], 'FaceColor',[0 0 0]);
rectangle('Position',[325 -375 12.5 12.5], 'FaceColor',[1 1 1]);
rectangle('Position',[337.5 -375 12.5 12.5], 'FaceColor',[1 1 1]);
rectangle('Position',[300 -387.5 12.5 12.5], 'FaceColor',[1 1 1]);
rectangle('Position',[312.5 -387.5 12.5 12.5], 'FaceColor',[1 1 1]);
rectangle('Position',[300 -400 12.5 12.5], 'FaceColor',[0 0 0]);
rectangle('Position',[312.5 -400 12.5 12.5], 'FaceColor',[0 0 0]);
rectangle('Position',[325 -387.5 12.5 12.5], 'FaceColor',[1 1 1]);
rectangle('Position',[337.5 -387.5 12.5 12.5], 'FaceColor',[1 1 1]);
rectangle('Position',[325 -400 12.5 12.5], 'FaceColor',[0 0 0]);
rectangle('Position',[337.5 -400 12.5 12.5], 'FaceColor',[0 0 0]);
rectangle('Position',[375 -362.5 12.5 12.5], 'FaceColor',[1 1 1]);
rectangle('Position',[387.5 -362.5 12.5 12.5], 'FaceColor',[0 0 0]);
rectangle('Position',[375 -375 12.5 12.5], 'FaceColor',[1 1 1]);
rectangle('Position',[387.5 -375 12.5 12.5], 'FaceColor',[0 0 0]);
rectangle('Position',[350 -387.5 12.5 12.5], 'FaceColor',[1 1 1]);
rectangle('Position',[362.5 -387.5 12.5 12.5], 'FaceColor',[1 1 1]);
rectangle('Position',[350 -400 12.5 12.5], 'FaceColor',[0 0 0]);
rectangle('Position',[362.5 -400 12.5 12.5], 'FaceColor',[0 0 0]);
rectangle('Position',[375 -387.5 12.5 12.5], 'FaceColor',[1 1 1]);
rectangle('Position',[387.5 -387.5 12.5 12.5], 'FaceColor',[0 0 0]);
rectangle('Position',[375 -400 12.5 12.5], 'FaceColor',[0 0 0]);
rectangle('Position',[387.5 -400 12.5 12.5], 'FaceColor',[0 0 0]);
X=[373.333,373.333,350,325,325,325,312.5,312.5,325,337.5,337.5,325,325,300,275,275,225,225,212.5,212.5,212.5,200,200,175,150,125,100,75,75,75,75,75,50,50,26.6667];
Y=[-26.6667,-26.6667,-50,-87.5,-87.5,-87.5,-100,-100,-112.5,-112.5,-112.5,-150,-150,-175,-200,-200,-250,-250,-262.5,-262.5,-262.5,-250,-225,-200,-175,-150,-125,-100,-87.5,-75,-62.5,-50,-25,-25,-26.6667];
hold on;
plot(X,Y,'r');
legend('1299.36','Location','southoutside');
